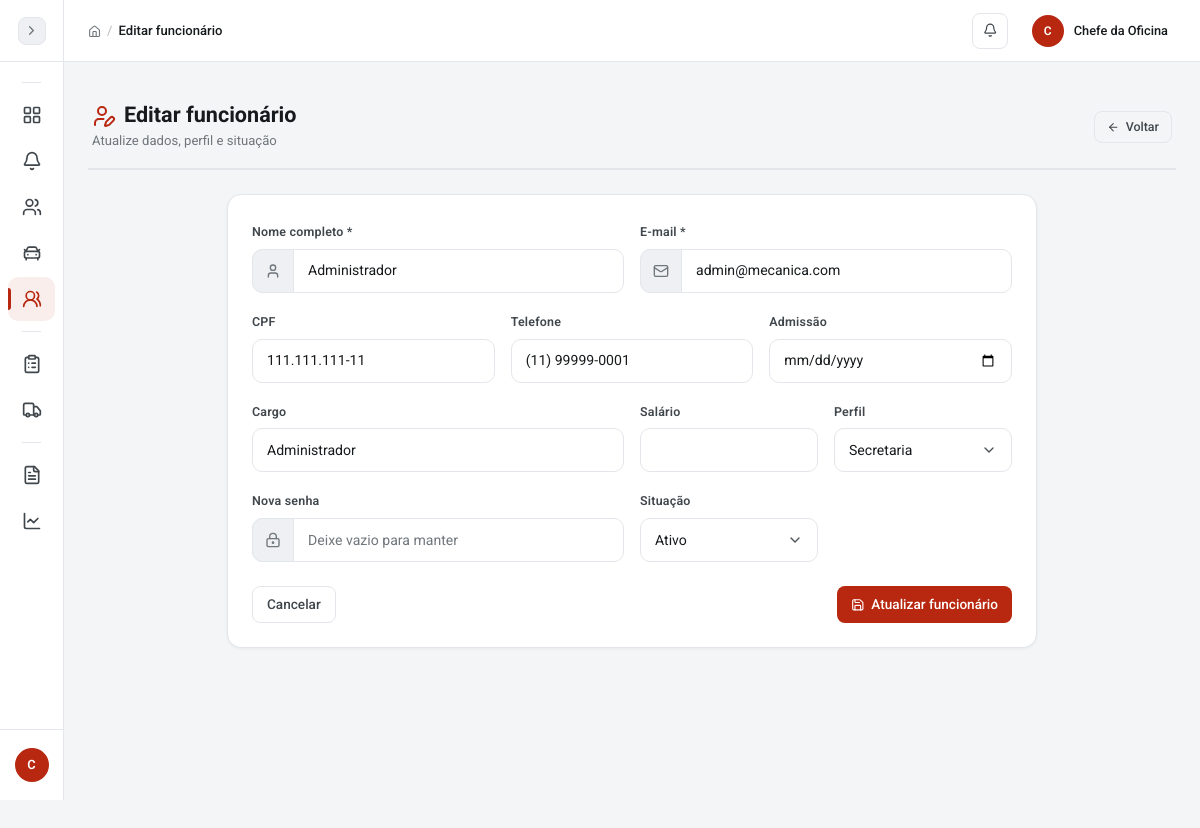
/pages/funcionarios/editar.php?id=1 (signed in), run on the app's committed database.
### tables this page shows
CREATE TABLE usuarios (
  id INT AUTO_INCREMENT PRIMARY KEY,
  nome VARCHAR(100) NOT NULL,
  email VARCHAR(120) NOT NULL UNIQUE,
  senha VARCHAR(255) NOT NULL,
  tipo ENUM('admin','secretaria','mecanico_chefe','mecanico') NOT NULL DEFAULT 'mecanico',
  cpf VARCHAR(14) UNIQUE,
  telefone VARCHAR(20),
  salario DECIMAL(10,2),
  data_admissao DATE,
  cargo VARCHAR(100),
  ativo TINYINT(1) NOT NULL DEFAULT 1,
  data_cadastro TIMESTAMP DEFAULT CURRENT_TIMESTAMP
);

### config/conexao.php (called while the page is built, shortened)
<?php
function esc($dado) {
    return htmlspecialchars((string) $dado, ENT_QUOTES, 'UTF-8');
}
?>

### pages/funcionarios/editar.php (the view, shortened to what this page needs)
<?php
require_once __DIR__ . '/../../config/conexao.php';
$id = (int) ($_GET['id'] ?? 0);
$stmt = $conn->prepare('SELECT * FROM usuarios WHERE id = :id');
$stmt->execute([':id' => $id]);
$funcionario = $stmt->fetch();
require_once __DIR__ . '/../../includes/header.php';
?>
<div class="page-header"><div><h1><i data-lucide="user-pen" class="text-primary me-2"></i>Editar funcionário</h1><span class="page-subtitle">Atualize dados, perfil e situação</span></div><a href="listar.php" class="btn btn-outline-secondary btn-icon"><i data-lucide="arrow-left"></i>Voltar</a></div>
<div class="row justify-content-center"><div class="col-lg-9"><div class="card"><div class="card-body p-4"><form method="POST" action="processar.php?acao=editar"><input type="hidden" name="csrf_token" value="<?php echo esc(csrf_token()); ?>"><input type="hidden" name="id" value="<?php echo $id; ?>"><div class="row g-3"><div class="col-md-6"><label class="form-label">Nome completo *</label><div class="input-group"><span class="input-group-text"><i data-lucide="user"></i></span><input class="form-control" name="nome" value="<?php echo esc($funcionario['nome']); ?>" required></div></div><div class="col-md-6"><label class="form-label">E-mail *</label><div class="input-group"><span class="input-group-text"><i data-lucide="mail"></i></span><input class="form-control" type="email" name="email" value="<?php echo esc($funcionario['email']); ?>" required></div></div><div class="col-md-4"><label class="form-label">CPF</label><input class="form-control" name="cpf" maxlength="14" value="<?php echo esc($funcionario['cpf']); ?>"></div><div class="col-md-4"><label class="form-label">Telefone</label><input class="form-control" name="telefone" maxlength="20" value="<?php echo esc($funcionario['telefone']); ?>"></div><div class="col-md-4"><label class="form-label">Admissão</label><input class="form-control" type="date" name="data_admissao" value="<?php echo esc($funcionario['data_admissao']); ?>"></div><div class="col-md-6"><label class="form-label">Cargo</label><input class="form-control" name="cargo" value="<?php echo esc($funcionario['cargo']); ?>"></div><div class="col-md-3"><label class="form-label">Salário</label><input class="form-control" type="number" step="0.01" min="0" name="salario" value="<?php echo esc($funcionario['salario']); ?>"></div><div class="col-md-3"><label class="form-label">Perfil</label><select class="form-select" name="tipo" <?php echo $funcionario['id'] == $_SESSION['usuario_id'] ? 'disabled' : ''; ?>><?php foreach (['admin' => 'Administrador', 'secretaria' => 'Secretaria', 'mecanico_chefe' => 'Mecânico chefe', 'mecanico' => 'Mecânico'] as $tipo => $nome): ?><?php if ($tipo !== 'admin' || tem_papel(['admin'])): ?><option value="<?php echo $tipo; ?>" <?php echo $funcionario['tipo'] === $tipo ? 'selected' : ''; ?>><?php echo $nome; ?></option><?php endif; ?><?php endforeach; ?></select></div><div class="col-md-6"><label class="form-label">Nova senha</label><div class="input-group"><span class="input-group-text"><i data-lucide="lock-keyhole"></i></span><input class="form-control" type="password" name="senha" minlength="8" placeholder="Deixe vazio para manter"></div></div><div class="col-md-3"><label class="form-label">Situação</label><select class="form-select" name="ativo"><option value="1" <?php echo $funcionario['ativo'] ? 'selected' : ''; ?>>Ativo</option><option value="0" <?php echo !$funcionario['ativo'] ? 'selected' : ''; ?>>Inativo</option></select></div></div><div class="d-flex justify-content-between mt-4"><a href="listar.php" class="btn btn-outline-secondary">Cancelar</a><button class="btn btn-primary btn-icon" type="submit"><i data-lucide="save"></i>Atualizar funcionário</button></div></form></div></div></div></div>
<?php require_once __DIR__ . '/../../includes/footer.php'; ?>

### includes/header.php (style rules this page uses)
html.js body { opacity:0;transition:opacity .25s ease }

### data on the page
usuarios: nome "Administrador", email "admin@mecanica.com", cpf "111.111.111-11", telefone "(11) 99999-0001", cargo "Administrador", tipo "Secretaria", ativo "Ativo"

### other printed values
substr($nome_usuario, 0, 1) "C"
$titulo_pagina "Editar funcionário"
substr($_SESSION['usuario_nome'] ?? 'U', 0, 1) "C"
$_SESSION['usuario_nome'] "Chefe da Oficina"
